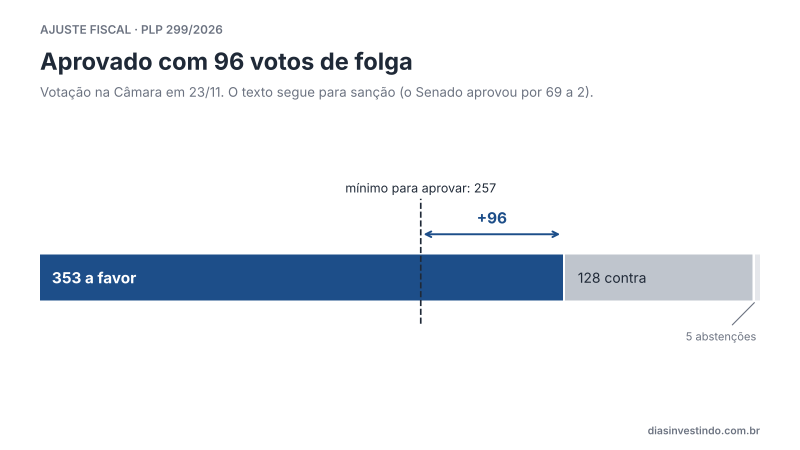
#> input picture assets/img/noticias/2026-11-24-1-sf.png, 1600 x 900 px (shown at 1/2 size)
$ python -i caricatura.py   (imports and definitions only)
#> lines starting #> are read from the running program, lines starting #| are printed output that depends on the picture
"""Caricaturas editoriais das notícias, geradas pela API do Gemini.

Roda no GitHub Actions (workflow .github/workflows/caricaturas.yml), porque o
ambiente da tarefa diária não alcança a API do Google.

Entrada: caricaturas/AAAA-MM-DD.json, escrito pela tarefa diária:
{
  "data": "2026-11-27",
  "itens": [
    {
      "slug": "<slug da notícia em noticias.json>",
      "n": 1,                               # posição da notícia na edição (1 a 4)
      "modo": "caricatura" | "misto" | "objeto",  # misto = gráfico + caricatura; objeto = objeto personificado
      "pessoa": "Nome Completo",
      "prompt": "Stylized editorial caricature of ...",   # template de estilo preenchido
      "grafico_base": "/assets/img/noticias/AAAA-MM-DD-N.png",  # só no modo misto
      "alt": "descrição da figura e da conclusão",
      "fonte": "Fonte: ...",                # só no misto: a fonte dos dados do gráfico; caricatura e objeto ficam sem legenda
      "legenda_social": "legenda curta para redes sociais"
    }
  ]
}

Para cada item sem "resultado": gera a caricatura, monta a figura 1600x900,
salva em assets/img/noticias/ e aponta o campo "grafico" da notícia para ela.
Se a geração falhar, a notícia fica com a figura que já tinha e o item recebe
"resultado": "falhou: <motivo>". O script nunca termina com erro por falha do
Gemini, para não travar a publicação.

Uso: python3 tools/caricatura.py [AAAA-MM-DD]   (sem data: o arquivo mais recente)
Teste sem API: CARICATURA_FALSA=1 python3 tools/caricatura.py AAAA-MM-DD
"""
import base64, io, json, os, sys, time, urllib.error, urllib.request

from PIL import Image, ImageDraw

RAIZ = os.path.dirname(os.path.dirname(os.path.abspath(__file__)))
PASTA_ENTRADA = os.path.join(RAIZ, "caricaturas")
PASTA_IMG = os.path.join(RAIZ, "assets", "img", "noticias")
W, H = 1600, 900
MODELO = os.environ.get("GEMINI_IMAGE_MODEL", "gemini-3.1-flash-image")
API = "https://generativelanguage.googleapis.com/v1beta/models/{}:generateContent"


def log(msg):
    print(f"[caricatura] {msg}", flush=True)


# [68 lines left out: functions _chamar, gerar_imagem, cobrir, montar, not called in this run]


def processar(data):
    caminho = os.path.join(PASTA_ENTRADA, f"{data}.json")
    pedido = json.load(open(caminho, encoding="utf-8"))
    noticias_arq = os.path.join(RAIZ, "noticias.json")
    dados = json.load(open(noticias_arq, encoding="utf-8"))
    por_slug = {n.get("slug"): n for n in dados["noticias"]}
    mudou = False
    for item in pedido.get("itens", []):
        if item.get("resultado"):
            continue
        rotulo = f"notícia {item.get('n')} ({item.get('pessoa')})"
        noticia = por_slug.get(item.get("slug"))
        if not noticia:
            item["resultado"] = "falhou: slug não encontrado em noticias.json"
            log(f"{rotulo}: {item['resultado']}"); continue
        if item.get("modo") == "misto" and not os.path.isfile(os.path.join(RAIZ, str(item.get("grafico_base", "")).lstrip("/"))):
            item["modo"] = "caricatura"
            log(f"{rotulo}: gráfico base não encontrado, segue só com a caricatura")
        try:
            caric = gerar_imagem(item["prompt"])
        except Exception as e:
            item["resultado"] = f"falhou: {e}"[:400]
            log(f"{rotulo}: {item['resultado']} (mantida a figura existente)"); continue
        sufixo = "mix" if item["modo"] == "misto" else "car"
        nome = f"{data}-{item.get('n')}-{sufixo}.png"
        montar(item, caric).save(os.path.join(PASTA_IMG, nome), optimize=True)
        cobrir(caric, W, H).save(os.path.join(PASTA_IMG, f"{data}-{item.get('n')}-car-original.png"), optimize=True)
        noticia["grafico"] = {"src": f"/assets/img/noticias/{nome}", "alt": item["alt"]}
        if item.get("fonte"):  # só no misto (fonte dos dados do gráfico); caricatura e objeto ficam sem legenda
            noticia["grafico"]["fonte"] = item["fonte"]
        item["resultado"] = f"ok: /assets/img/noticias/{nome}"
        mudou = True
        log(f"{rotulo}: {item['resultado']}")
    json.dump(pedido, open(caminho, "w", encoding="utf-8"), ensure_ascii=False, indent=2)
    if mudou:
        json.dump(dados, open(noticias_arq, "w", encoding="utf-8"), ensure_ascii=False, indent=2)
        open(noticias_arq, "a", encoding="utf-8").write("\n")
    return mudou


# [9 lines not run here, left out]

>>> import cv2
>>> picture = cv2.imread('../assets/img/noticias/2026-11-24-1-sf.png', cv2.IMREAD_GRAYSCALE)
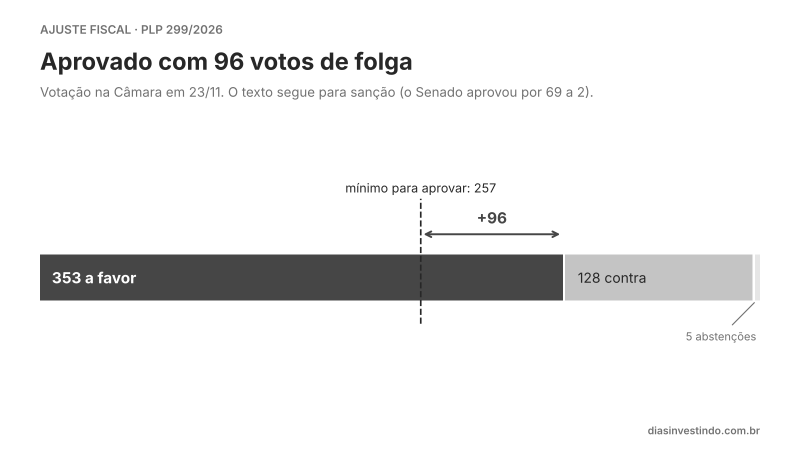
#> picture: shape (900, 1600) (shown at 1/2 size); min 39, max 255, mean 238.3
#> (the run stopped early here; a loop or call above may not have finished)
